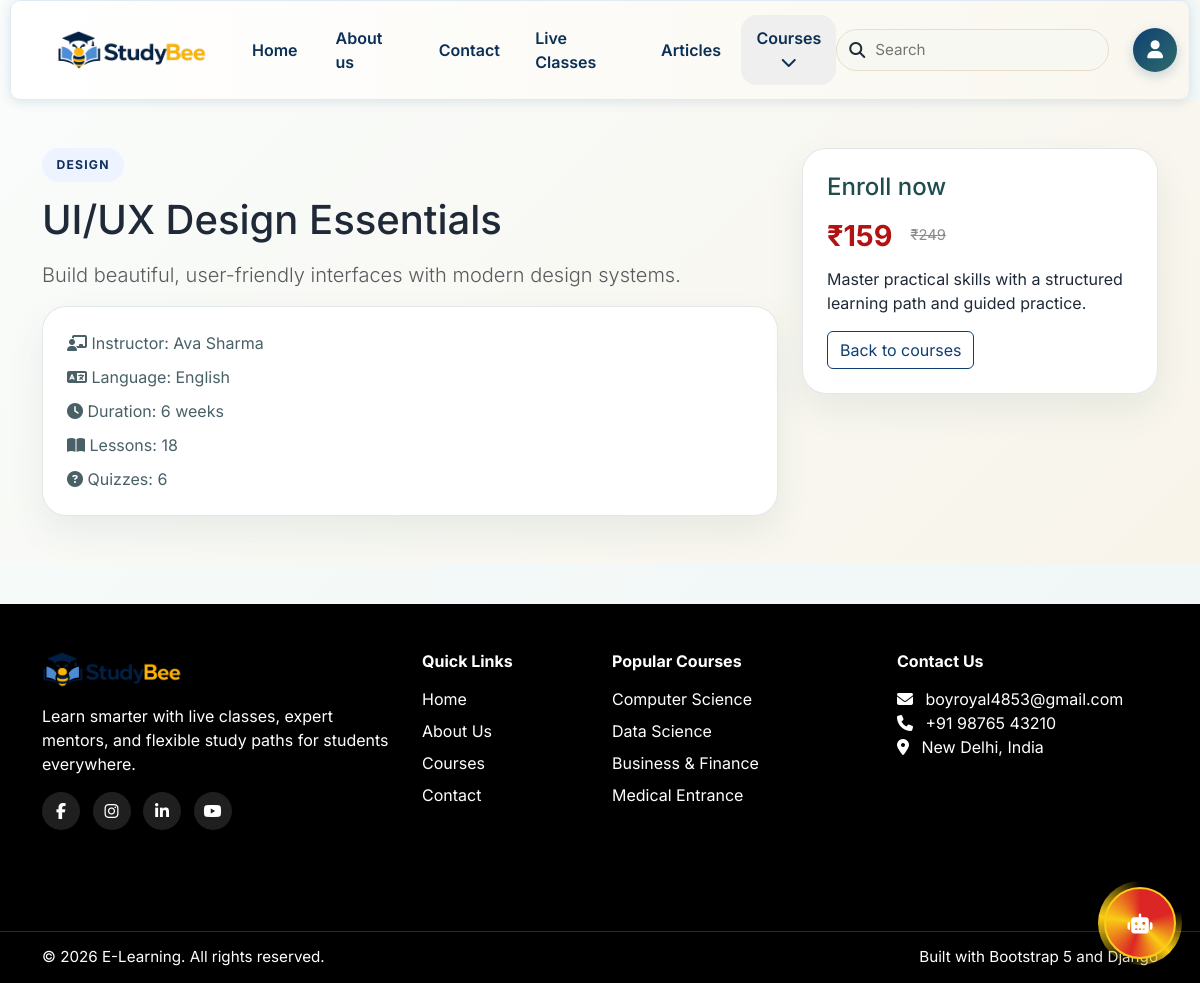
/courses/ui-ux-design-essentials/, run on the app's committed database.
### studybee/models.py (models this page shows, shortened)
class Course(models.Model):
    title = models.CharField(max_length=200)
    slug = models.SlugField(max_length=220, unique=True)
    category = models.CharField(max_length=120)
    instructor = models.CharField(max_length=150)
    description = models.TextField()
    price = models.PositiveIntegerField(default=0)
    discount_price = models.PositiveIntegerField(default=0)
    language = models.CharField(max_length=80, default='English')
    duration = models.CharField(max_length=80)
    total_lessons = models.PositiveIntegerField(default=0)
    total_quizzes = models.PositiveIntegerField(default=0)
    created_at = models.DateTimeField(auto_now_add=True)
    updated_at = models.DateTimeField(auto_now=True)
    class Meta:
        verbose_name = 'Course'
        verbose_name_plural = 'Courses'
        ordering = ['-created_at']

### studybee/views.py (the view)
# urls.py: path('courses/<slug:slug>/', course_detail_view, name='course_detail'),
def course_detail_view(request, slug):
    course = get_object_or_404(Course, slug=slug)
    return render(request, 'course_detail.html', {'course': course})

### studybee/context_processors.py (called while the page is built)
def navbar_courses(request):
    return {
        'navbar_courses': Course.objects.all().order_by('category', 'title')[:12]
    }

### templates/course_detail.html
{% extends 'base.html' %}
{% load static %}
{% block content %}
<section class="course-detail py-5">
    <div class="container">
        <div class="row g-4 align-items-start">
            <div class="col-lg-8">
                <span class="section-label">{{ course.category }}</span>
                <h1 class="mb-3">{{ course.title }}</h1>
                <p class="lead text-muted">{{ course.description }}</p>
                <div class="detail-summary">
                    <div><i class="fa-solid fa-chalkboard-user"></i> Instructor: {{ course.instructor }}</div>
                    <div><i class="fa-solid fa-language"></i> Language: {{ course.language }}</div>
                    <div><i class="fa-solid fa-clock"></i> Duration: {{ course.duration }}</div>
                    <div><i class="fa-solid fa-book-open"></i> Lessons: {{ course.total_lessons }}</div>
                    <div><i class="fa-solid fa-circle-question"></i> Quizzes: {{ course.total_quizzes }}</div>
                </div>
            </div>
            <div class="col-lg-4">
                <div class="price-card">
                    <h4>Enroll now</h4>
                    <div class="price-row">
                        <span class="price">₹{{ course.discount_price }}</span>
                        {% if course.discount_price < course.price %}
                        <span class="old-price">₹{{ course.price }}</span>
                        {% endif %}
                    </div>
                    <p>Master practical skills with a structured learning path and guided practice.</p>
                    <a href="{% url 'courses' %}" class="btn btn-outline-primary">Back to courses</a>
                </div>
            </div>
        </div>
    </div>
</section>
{% endblock %}

### static/css/style.css (style rules this page uses)
:root { --primary: #0f3f72; --primary-dark: #0b2f55; --primary-soft: #dfeeff; --accent: #f7b800; --accent-soft: #fff3c4; --text: #1f2937; --muted: #5c6d7d; --surface: #ffffff; --border: #dfeaf5; --shadow: rgba(15, 63, 114, 0.12); --brand-blue: #0f3f72; --brand-blue-dark: #0b2f55; --brand-gold: #f7b800; --brand-gold-soft: #fff5d6; }
* { box-sizing: border-box; }
body { margin: 0; font-family: 'Inter', Arial, sans-serif; background: linear-gradient(135deg, #f9fcfb 0%, #eef6f5 100%); color: var(--text); }
.btn-outline-primary { color: var(--brand-blue); border-color: var(--brand-blue); }
.section-label { display: inline-block; padding: 8px 18px; margin-bottom: 14px; border-radius: 999px; background: #d49a2c; color: #1f4d4d; font-weight: 700; text-transform: uppercase; letter-spacing: 0.08em; font-size: 0.8rem; }
.old-price { margin-left: 8px; color: #8b8b8b; text-decoration: line-through; font-size: 0.92rem; }
.courses-page, .course-detail { background: linear-gradient(135deg, #f9fcfb 0%, #f8f4ea 100%); }
.empty-state, .price-card, .detail-summary { background: #ffffff; border: 1px solid rgba(31, 77, 77, 0.12); border-radius: 24px; padding: 24px; box-shadow: 0 16px 36px rgba(31, 77, 77, 0.08); }
.price-card h4 { color: #1f4d4d; }
.price-row { display: flex; align-items: center; gap: 10px; margin: 12px 0 10px; }
.price-row .price { font-size: 1.8rem; color: #b11212; font-weight: 700; }
.detail-summary { display: grid; gap: 10px; color: #496067; }

### static/css/live-class.css (style rules this page uses)
:root { --live-primary: #0f3f72; --live-primary-dark: #0b2f55; --live-gold: #f7b800; --live-gold-soft: #fff3c4; --live-surface: #ffffff; --live-soft: #edf5ff; --live-muted: #5f6f83; --live-border: rgba(15, 63, 114, 0.12); --live-danger: #e53935; --live-success: #178a57; --live-warning: #f59e0b; }

### static/css/articles.css (style rules this page uses)
:root { --article-blue: #102f5c; --article-blue-soft: #edf4ff; --article-gold: #f7b800; --article-gold-soft: #fff4cb; --article-text: #1f2937; --article-muted: #5f6f82; --article-border: rgba(16, 47, 92, 0.12); --article-card-shadow: rgba(16, 47, 92, 0.12); }
.section-label { display: inline-block; background: var(--article-blue-soft); color: var(--article-blue); border-radius: 999px; padding: 0.5rem 0.9rem; font-size: 0.76rem; font-weight: 700; letter-spacing: 0.1em; text-transform: uppercase; }

### data on the page
Course: category "DESIGN", title "UI/UX Design Essentials", description "Build beautiful, user-friendly interfaces with modern design systems.", instructor "Ava Sharma", language "English", duration "6 weeks", total_lessons "18", total_quizzes "6", discount_price "159", price "249"
